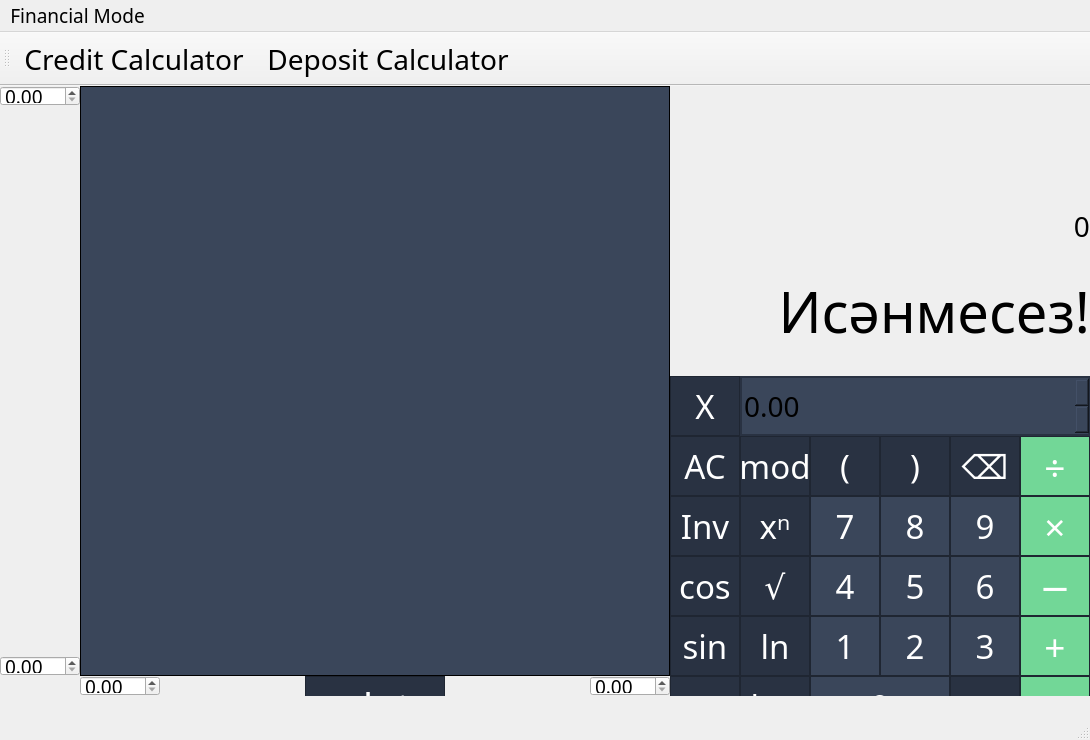
<?xml version="1.0" encoding="UTF-8"?>
<ui version="4.0">
 <class>MainWindow</class>
 <widget class="QMainWindow" name="MainWindow">
  <property name="geometry">
   <rect>
    <x>0</x>
    <y>0</y>
    <width>1090</width>
    <height>740</height>
   </rect>
  </property>
  <property name="sizePolicy">
   <sizepolicy hsizetype="Preferred" vsizetype="Preferred">
    <horstretch>0</horstretch>
    <verstretch>0</verstretch>
   </sizepolicy>
  </property>
  <property name="font">
   <font>
    <family>Arial Rounded MT Bold</family>
    <pointsize>14</pointsize>
   </font>
  </property>
  <property name="windowTitle">
   <string>SmartCalc_v1.0</string>
  </property>
  <property name="styleSheet">
   <string notr="true"/>
  </property>
  <property name="iconSize">
   <size>
    <width>21</width>
    <height>21</height>
   </size>
  </property>
  <widget class="QWidget" name="centralwidget">
   <widget class="QPushButton" name="pushButton_AC">
    <property name="geometry">
     <rect>
      <x>670</x>
      <y>350</y>
      <width>70</width>
      <height>60</height>
     </rect>
    </property>
    <property name="sizePolicy">
     <sizepolicy hsizetype="Minimum" vsizetype="Minimum">
      <horstretch>0</horstretch>
      <verstretch>0</verstretch>
     </sizepolicy>
    </property>
    <property name="font">
     <font>
      <family>Arial Rounded MT Bold</family>
      <pointsize>25</pointsize>
     </font>
    </property>
    <property name="styleSheet">
     <string notr="true">QPushButton {
	border: 1px solid rgb(31, 38, 50);
	background-color: rgb(41, 50, 66);
	color: white;
}

QPushButton:pressed {
	background-color: rgb(32, 39, 53);
}</string>
    </property>
    <property name="text">
     <string>AC</string>
    </property>
   </widget>
   <widget class="QPushButton" name="pushButton_7">
    <property name="geometry">
     <rect>
      <x>810</x>
      <y>410</y>
      <width>70</width>
      <height>60</height>
     </rect>
    </property>
    <property name="sizePolicy">
     <sizepolicy hsizetype="Minimum" vsizetype="Minimum">
      <horstretch>0</horstretch>
      <verstretch>0</verstretch>
     </sizepolicy>
    </property>
    <property name="font">
     <font>
      <family>Arial Rounded MT Bold</family>
      <pointsize>25</pointsize>
     </font>
    </property>
    <property name="styleSheet">
     <string notr="true">QPushButton {
	border: 1px solid rgb(31, 38, 50);
	background-color: rgb(58, 70, 90);
	color: white;
}

QPushButton:pressed {
	background-color: rgb(50, 61, 79)
}</string>
    </property>
    <property name="text">
     <string>7</string>
    </property>
   </widget>
   <widget class="QPushButton" name="pushButton_4">
    <property name="geometry">
     <rect>
      <x>810</x>
      <y>470</y>
      <width>70</width>
      <height>60</height>
     </rect>
    </property>
    <property name="sizePolicy">
     <sizepolicy hsizetype="Minimum" vsizetype="Minimum">
      <horstretch>0</horstretch>
      <verstretch>0</verstretch>
     </sizepolicy>
    </property>
    <property name="font">
     <font>
      <family>Arial Rounded MT Bold</family>
      <pointsize>25</pointsize>
     </font>
    </property>
    <property name="styleSheet">
     <string notr="true">QPushButton {
	border: 1px solid rgb(31, 38, 50);
	background-color: rgb(58, 70, 90);
	color: white;
}

QPushButton:pressed {
	background-color: rgb(50, 61, 79)
}</string>
    </property>
    <property name="text">
     <string>4</string>
    </property>
   </widget>
   <widget class="QPushButton" name="pushButton_1">
    <property name="geometry">
     <rect>
      <x>810</x>
      <y>530</y>
      <width>70</width>
      <height>60</height>
     </rect>
    </property>
    <property name="sizePolicy">
     <sizepolicy hsizetype="Minimum" vsizetype="Minimum">
      <horstretch>0</horstretch>
      <verstretch>0</verstretch>
     </sizepolicy>
    </property>
    <property name="font">
     <font>
      <family>Arial Rounded MT Bold</family>
      <pointsize>25</pointsize>
     </font>
    </property>
    <property name="styleSheet">
     <string notr="true">QPushButton {
	border: 1px solid rgb(31, 38, 50);
	background-color: rgb(58, 70, 90);
	color: white;
}

QPushButton:pressed {
	background-color: rgb(50, 61, 79)
}</string>
    </property>
    <property name="text">
     <string>1</string>
    </property>
   </widget>
   <widget class="QPushButton" name="pushButton_0">
    <property name="geometry">
     <rect>
      <x>810</x>
      <y>590</y>
      <width>140</width>
      <height>60</height>
     </rect>
    </property>
    <property name="sizePolicy">
     <sizepolicy hsizetype="Minimum" vsizetype="Minimum">
      <horstretch>0</horstretch>
      <verstretch>0</verstretch>
     </sizepolicy>
    </property>
    <property name="font">
     <font>
      <family>Arial Rounded MT Bold</family>
      <pointsize>25</pointsize>
     </font>
    </property>
    <property name="styleSheet">
     <string notr="true">QPushButton {
	border: 1px solid rgb(31, 38, 50);
	background-color: rgb(58, 70, 90);
	color: white;
}

QPushButton:pressed {
	background-color: rgb(50, 61, 79)
}</string>
    </property>
    <property name="text">
     <string>0</string>
    </property>
   </widget>
   <widget class="QPushButton" name="pushButton_8">
    <property name="geometry">
     <rect>
      <x>880</x>
      <y>410</y>
      <width>70</width>
      <height>60</height>
     </rect>
    </property>
    <property name="sizePolicy">
     <sizepolicy hsizetype="Minimum" vsizetype="Minimum">
      <horstretch>0</horstretch>
      <verstretch>0</verstretch>
     </sizepolicy>
    </property>
    <property name="font">
     <font>
      <family>Arial Rounded MT Bold</family>
      <pointsize>25</pointsize>
     </font>
    </property>
    <property name="styleSheet">
     <string notr="true">QPushButton {
	border: 1px solid rgb(31, 38, 50);
	background-color: rgb(58, 70, 90);
	color: white;
}

QPushButton:pressed {
	background-color: rgb(50, 61, 79)
}</string>
    </property>
    <property name="text">
     <string>8</string>
    </property>
   </widget>
   <widget class="QPushButton" name="pushButton_5">
    <property name="geometry">
     <rect>
      <x>880</x>
      <y>470</y>
      <width>70</width>
      <height>60</height>
     </rect>
    </property>
    <property name="sizePolicy">
     <sizepolicy hsizetype="Minimum" vsizetype="Minimum">
      <horstretch>0</horstretch>
      <verstretch>0</verstretch>
     </sizepolicy>
    </property>
    <property name="font">
     <font>
      <family>Arial Rounded MT Bold</family>
      <pointsize>25</pointsize>
     </font>
    </property>
    <property name="styleSheet">
     <string notr="true">QPushButton {
	border: 1px solid rgb(31, 38, 50);
	background-color: rgb(58, 70, 90);
	color: white;
}

QPushButton:pressed {
	background-color: rgb(50, 61, 79)
}</string>
    </property>
    <property name="text">
     <string>5</string>
    </property>
   </widget>
   <widget class="QPushButton" name="pushButton_2">
    <property name="geometry">
     <rect>
      <x>880</x>
      <y>530</y>
      <width>70</width>
      <height>60</height>
     </rect>
    </property>
    <property name="sizePolicy">
     <sizepolicy hsizetype="Minimum" vsizetype="Minimum">
      <horstretch>0</horstretch>
      <verstretch>0</verstretch>
     </sizepolicy>
    </property>
    <property name="font">
     <font>
      <family>Arial Rounded MT Bold</family>
      <pointsize>25</pointsize>
     </font>
    </property>
    <property name="styleSheet">
     <string notr="true">QPushButton {
	border: 1px solid rgb(31, 38, 50);
	background-color: rgb(58, 70, 90);
	color: white;
}

QPushButton:pressed {
	background-color: rgb(50, 61, 79)
}</string>
    </property>
    <property name="text">
     <string>2</string>
    </property>
   </widget>
   <widget class="QPushButton" name="pushButton_9">
    <property name="geometry">
     <rect>
      <x>950</x>
      <y>410</y>
      <width>70</width>
      <height>60</height>
     </rect>
    </property>
    <property name="sizePolicy">
     <sizepolicy hsizetype="Minimum" vsizetype="Minimum">
      <horstretch>0</horstretch>
      <verstretch>0</verstretch>
     </sizepolicy>
    </property>
    <property name="font">
     <font>
      <family>Arial Rounded MT Bold</family>
      <pointsize>25</pointsize>
     </font>
    </property>
    <property name="styleSheet">
     <string notr="true">QPushButton {
	border: 1px solid rgb(31, 38, 50);
	background-color: rgb(58, 70, 90);
	color: white;
}

QPushButton:pressed {
	background-color: rgb(50, 61, 79)
}</string>
    </property>
    <property name="text">
     <string>9</string>
    </property>
   </widget>
   <widget class="QPushButton" name="pushButton_6">
    <property name="geometry">
     <rect>
      <x>950</x>
      <y>470</y>
      <width>70</width>
      <height>60</height>
     </rect>
    </property>
    <property name="sizePolicy">
     <sizepolicy hsizetype="Minimum" vsizetype="Minimum">
      <horstretch>0</horstretch>
      <verstretch>0</verstretch>
     </sizepolicy>
    </property>
    <property name="font">
     <font>
      <family>Arial Rounded MT Bold</family>
      <pointsize>25</pointsize>
     </font>
    </property>
    <property name="styleSheet">
     <string notr="true">QPushButton {
	border: 1px solid rgb(31, 38, 50);
	background-color: rgb(58, 70, 90);
	color: white;
}

QPushButton:pressed {
	background-color: rgb(50, 61, 79)
}</string>
    </property>
    <property name="text">
     <string>6</string>
    </property>
   </widget>
   <widget class="QPushButton" name="pushButton_3">
    <property name="geometry">
     <rect>
      <x>950</x>
      <y>530</y>
      <width>70</width>
      <height>60</height>
     </rect>
    </property>
    <property name="sizePolicy">
     <sizepolicy hsizetype="Minimum" vsizetype="Minimum">
      <horstretch>0</horstretch>
      <verstretch>0</verstretch>
     </sizepolicy>
    </property>
    <property name="font">
     <font>
      <family>Arial Rounded MT Bold</family>
      <pointsize>25</pointsize>
     </font>
    </property>
    <property name="styleSheet">
     <string notr="true">QPushButton {
	border: 1px solid rgb(31, 38, 50);
	background-color: rgb(58, 70, 90);
	color: white;
}

QPushButton:pressed {
	background-color: rgb(50, 61, 79)
}</string>
    </property>
    <property name="text">
     <string>3</string>
    </property>
   </widget>
   <widget class="QPushButton" name="pushButton_op_div">
    <property name="geometry">
     <rect>
      <x>1020</x>
      <y>350</y>
      <width>70</width>
      <height>60</height>
     </rect>
    </property>
    <property name="sizePolicy">
     <sizepolicy hsizetype="Minimum" vsizetype="Minimum">
      <horstretch>0</horstretch>
      <verstretch>0</verstretch>
     </sizepolicy>
    </property>
    <property name="font">
     <font>
      <family>Arial Rounded MT Bold</family>
      <pointsize>28</pointsize>
     </font>
    </property>
    <property name="styleSheet">
     <string notr="true">QPushButton {
	border: 1px solid rgb(31, 38, 50);
	background-color:rgb(114, 215, 151);
	color: white;
}

QPushButton:pressed {
	background-color: rgb(104, 196, 138);
}</string>
    </property>
    <property name="text">
     <string>÷</string>
    </property>
   </widget>
   <widget class="QPushButton" name="pushButton_op_mult">
    <property name="geometry">
     <rect>
      <x>1020</x>
      <y>410</y>
      <width>70</width>
      <height>60</height>
     </rect>
    </property>
    <property name="sizePolicy">
     <sizepolicy hsizetype="Minimum" vsizetype="Minimum">
      <horstretch>0</horstretch>
      <verstretch>0</verstretch>
     </sizepolicy>
    </property>
    <property name="font">
     <font>
      <family>Arial Rounded MT Bold</family>
      <pointsize>28</pointsize>
     </font>
    </property>
    <property name="styleSheet">
     <string notr="true">QPushButton {
	border: 1px solid rgb(31, 38, 50);
	background-color:rgb(114, 215, 151);
	color: white;
}

QPushButton:pressed {
	background-color: rgb(104, 196, 138);
}</string>
    </property>
    <property name="text">
     <string>×</string>
    </property>
   </widget>
   <widget class="QPushButton" name="pushButton_op_minus">
    <property name="geometry">
     <rect>
      <x>1020</x>
      <y>470</y>
      <width>70</width>
      <height>60</height>
     </rect>
    </property>
    <property name="sizePolicy">
     <sizepolicy hsizetype="Minimum" vsizetype="Minimum">
      <horstretch>0</horstretch>
      <verstretch>0</verstretch>
     </sizepolicy>
    </property>
    <property name="font">
     <font>
      <family>Arial Rounded MT Bold</family>
      <pointsize>28</pointsize>
     </font>
    </property>
    <property name="styleSheet">
     <string notr="true">QPushButton {
	border: 1px solid rgb(31, 38, 50);
	background-color:rgb(114, 215, 151);
	color: white;
}

QPushButton:pressed {
	background-color: rgb(104, 196, 138);
}</string>
    </property>
    <property name="text">
     <string>−</string>
    </property>
   </widget>
   <widget class="QPushButton" name="pushButton_op_plus">
    <property name="geometry">
     <rect>
      <x>1020</x>
      <y>530</y>
      <width>70</width>
      <height>60</height>
     </rect>
    </property>
    <property name="sizePolicy">
     <sizepolicy hsizetype="Minimum" vsizetype="Minimum">
      <horstretch>0</horstretch>
      <verstretch>0</verstretch>
     </sizepolicy>
    </property>
    <property name="font">
     <font>
      <family>Arial Rounded MT Bold</family>
      <pointsize>28</pointsize>
     </font>
    </property>
    <property name="styleSheet">
     <string notr="true">QPushButton {
	border: 1px solid rgb(31, 38, 50);
	background-color:rgb(114, 215, 151);
	color: white;
}

QPushButton:pressed {
	background-color: rgb(104, 196, 138);
}</string>
    </property>
    <property name="text">
     <string>+</string>
    </property>
   </widget>
   <widget class="QPushButton" name="pushButton_dot">
    <property name="geometry">
     <rect>
      <x>950</x>
      <y>590</y>
      <width>70</width>
      <height>60</height>
     </rect>
    </property>
    <property name="sizePolicy">
     <sizepolicy hsizetype="Minimum" vsizetype="Minimum">
      <horstretch>0</horstretch>
      <verstretch>0</verstretch>
     </sizepolicy>
    </property>
    <property name="font">
     <font>
      <family>Arial Rounded MT Bold</family>
      <pointsize>25</pointsize>
     </font>
    </property>
    <property name="styleSheet">
     <string notr="true">QPushButton {
	border: 1px solid rgb(31, 38, 50);
	background-color: rgb(41, 50, 66);
	color: white;
}

QPushButton:pressed {
	background-color: rgb(32, 39, 53);
}</string>
    </property>
    <property name="text">
     <string>.</string>
    </property>
    <property name="checkable">
     <bool>true</bool>
    </property>
    <property name="checked">
     <bool>false</bool>
    </property>
   </widget>
   <widget class="QPushButton" name="pushButton_calc">
    <property name="geometry">
     <rect>
      <x>1020</x>
      <y>590</y>
      <width>70</width>
      <height>60</height>
     </rect>
    </property>
    <property name="font">
     <font>
      <family>Arial Rounded MT Bold</family>
      <pointsize>28</pointsize>
      <italic>false</italic>
      <bold>false</bold>
      <underline>false</underline>
      <kerning>true</kerning>
     </font>
    </property>
    <property name="mouseTracking">
     <bool>false</bool>
    </property>
    <property name="styleSheet">
     <string notr="true">QPushButton {
	border: 1px solid rgb(31, 38, 50);
	background-color:rgb(114, 215, 151);
	color: white;
}

QPushButton:pressed {
	background-color: rgb(104, 196, 138);
}</string>
    </property>
    <property name="text">
     <string extracomment="Calculate">=</string>
    </property>
    <property name="iconSize">
     <size>
      <width>1</width>
      <height>1</height>
     </size>
    </property>
    <property name="checkable">
     <bool>false</bool>
    </property>
    <property name="checked">
     <bool>false</bool>
    </property>
   </widget>
   <widget class="QPushButton" name="pushButton_open_bracket">
    <property name="geometry">
     <rect>
      <x>810</x>
      <y>350</y>
      <width>70</width>
      <height>60</height>
     </rect>
    </property>
    <property name="sizePolicy">
     <sizepolicy hsizetype="Minimum" vsizetype="Minimum">
      <horstretch>0</horstretch>
      <verstretch>0</verstretch>
     </sizepolicy>
    </property>
    <property name="font">
     <font>
      <family>Arial Rounded MT Bold</family>
      <pointsize>25</pointsize>
     </font>
    </property>
    <property name="styleSheet">
     <string notr="true">QPushButton {
	border: 1px solid rgb(31, 38, 50);
	background-color: rgb(41, 50, 66);
	color: white;
}

QPushButton:pressed {
	background-color: rgb(32, 39, 53);
}</string>
    </property>
    <property name="text">
     <string>(</string>
    </property>
   </widget>
   <widget class="QPushButton" name="pushButton_close_bracket">
    <property name="geometry">
     <rect>
      <x>880</x>
      <y>350</y>
      <width>70</width>
      <height>60</height>
     </rect>
    </property>
    <property name="sizePolicy">
     <sizepolicy hsizetype="Minimum" vsizetype="Minimum">
      <horstretch>0</horstretch>
      <verstretch>0</verstretch>
     </sizepolicy>
    </property>
    <property name="font">
     <font>
      <family>Arial Rounded MT Bold</family>
      <pointsize>25</pointsize>
     </font>
    </property>
    <property name="styleSheet">
     <string notr="true">QPushButton {
	border: 1px solid rgb(31, 38, 50);
	background-color: rgb(41, 50, 66);
	color: white;
}

QPushButton:pressed {
	background-color: rgb(32, 39, 53);
}</string>
    </property>
    <property name="text">
     <string>)</string>
    </property>
   </widget>
   <widget class="QLabel" name="label_input">
    <property name="geometry">
     <rect>
      <x>670</x>
      <y>0</y>
      <width>420</width>
      <height>160</height>
     </rect>
    </property>
    <property name="sizePolicy">
     <sizepolicy hsizetype="Preferred" vsizetype="Preferred">
      <horstretch>0</horstretch>
      <verstretch>0</verstretch>
     </sizepolicy>
    </property>
    <property name="font">
     <font>
      <family>Arial Rounded MT Bold</family>
      <pointsize>21</pointsize>
     </font>
    </property>
    <property name="styleSheet">
     <string notr="true">QLabel {
	border: disable;
}</string>
    </property>
    <property name="frameShape">
     <enum>QFrame::StyledPanel</enum>
    </property>
    <property name="text">
     <string>0</string>
    </property>
    <property name="alignment">
     <set>Qt::AlignBottom|Qt::AlignRight|Qt::AlignTrailing</set>
    </property>
    <property name="wordWrap">
     <bool>true</bool>
    </property>
    <property name="margin">
     <number>11</number>
    </property>
    <property name="indent">
     <number>-1</number>
    </property>
   </widget>
   <widget class="QDoubleSpinBox" name="doubleSpinBox_var">
    <property name="enabled">
     <bool>true</bool>
    </property>
    <property name="geometry">
     <rect>
      <x>740</x>
      <y>290</y>
      <width>350</width>
      <height>60</height>
     </rect>
    </property>
    <property name="font">
     <font>
      <family>Arial Rounded MT Bold</family>
      <pointsize>21</pointsize>
     </font>
    </property>
    <property name="mouseTracking">
     <bool>false</bool>
    </property>
    <property name="styleSheet">
     <string notr="true">QDoubleSpinBox {
	border : 2px solid rgb(41, 50, 66);
	background : rgb(58, 70, 90);
}</string>
    </property>
    <property name="singleStep">
     <double>0.100000000000000</double>
    </property>
   </widget>
   <widget class="QPushButton" name="pushButton_delete_prev">
    <property name="geometry">
     <rect>
      <x>950</x>
      <y>350</y>
      <width>70</width>
      <height>60</height>
     </rect>
    </property>
    <property name="sizePolicy">
     <sizepolicy hsizetype="Minimum" vsizetype="Minimum">
      <horstretch>0</horstretch>
      <verstretch>0</verstretch>
     </sizepolicy>
    </property>
    <property name="font">
     <font>
      <family>Arial Rounded MT Bold</family>
      <pointsize>25</pointsize>
     </font>
    </property>
    <property name="styleSheet">
     <string notr="true">QPushButton {
	border: 1px solid rgb(31, 38, 50);
	background-color: rgb(41, 50, 66);
	color: white;
}

QPushButton:pressed {
	background-color: rgb(32, 39, 53);
}</string>
    </property>
    <property name="text">
     <string>⌫</string>
    </property>
   </widget>
   <widget class="QPushButton" name="pushButton_mfunc_sqrt">
    <property name="geometry">
     <rect>
      <x>740</x>
      <y>470</y>
      <width>70</width>
      <height>60</height>
     </rect>
    </property>
    <property name="sizePolicy">
     <sizepolicy hsizetype="Minimum" vsizetype="Minimum">
      <horstretch>0</horstretch>
      <verstretch>0</verstretch>
     </sizepolicy>
    </property>
    <property name="font">
     <font>
      <family>Arial Rounded MT Bold</family>
      <pointsize>25</pointsize>
     </font>
    </property>
    <property name="styleSheet">
     <string notr="true">QPushButton {
	border: 1px solid rgb(31, 38, 50);
	background-color: rgb(41, 50, 66);
	color: white;
}

QPushButton:pressed {
	background-color: rgb(32, 39, 53);
}</string>
    </property>
    <property name="text">
     <string>√</string>
    </property>
   </widget>
   <widget class="QPushButton" name="pushButton_mfunc_cos">
    <property name="geometry">
     <rect>
      <x>670</x>
      <y>470</y>
      <width>70</width>
      <height>60</height>
     </rect>
    </property>
    <property name="sizePolicy">
     <sizepolicy hsizetype="Minimum" vsizetype="Minimum">
      <horstretch>0</horstretch>
      <verstretch>0</verstretch>
     </sizepolicy>
    </property>
    <property name="font">
     <font>
      <family>Arial Rounded MT Bold</family>
      <pointsize>25</pointsize>
     </font>
    </property>
    <property name="styleSheet">
     <string notr="true">QPushButton {
	border: 1px solid rgb(31, 38, 50);
	background-color: rgb(41, 50, 66);
	color: white;
}

QPushButton:pressed {
	background-color: rgb(32, 39, 53);
}</string>
    </property>
    <property name="text">
     <string>cos</string>
    </property>
   </widget>
   <widget class="QPushButton" name="pushButton_mfunc_sin">
    <property name="geometry">
     <rect>
      <x>670</x>
      <y>530</y>
      <width>70</width>
      <height>60</height>
     </rect>
    </property>
    <property name="sizePolicy">
     <sizepolicy hsizetype="Minimum" vsizetype="Minimum">
      <horstretch>0</horstretch>
      <verstretch>0</verstretch>
     </sizepolicy>
    </property>
    <property name="font">
     <font>
      <family>Arial Rounded MT Bold</family>
      <pointsize>25</pointsize>
     </font>
    </property>
    <property name="styleSheet">
     <string notr="true">QPushButton {
	border: 1px solid rgb(31, 38, 50);
	background-color: rgb(41, 50, 66);
	color: white;
}

QPushButton:pressed {
	background-color: rgb(32, 39, 53);
}</string>
    </property>
    <property name="text">
     <string>sin</string>
    </property>
   </widget>
   <widget class="QPushButton" name="pushButton_mfunc_tan">
    <property name="geometry">
     <rect>
      <x>670</x>
      <y>590</y>
      <width>70</width>
      <height>60</height>
     </rect>
    </property>
    <property name="sizePolicy">
     <sizepolicy hsizetype="Minimum" vsizetype="Minimum">
      <horstretch>0</horstretch>
      <verstretch>0</verstretch>
     </sizepolicy>
    </property>
    <property name="font">
     <font>
      <family>Arial Rounded MT Bold</family>
      <pointsize>25</pointsize>
     </font>
    </property>
    <property name="styleSheet">
     <string notr="true">QPushButton {
	border: 1px solid rgb(31, 38, 50);
	background-color: rgb(41, 50, 66);
	color: white;
}

QPushButton:pressed {
	background-color: rgb(32, 39, 53);
}</string>
    </property>
    <property name="text">
     <string>tan</string>
    </property>
   </widget>
   <widget class="QPushButton" name="pushButton_mfunc_ln">
    <property name="geometry">
     <rect>
      <x>740</x>
      <y>530</y>
      <width>70</width>
      <height>60</height>
     </rect>
    </property>
    <property name="sizePolicy">
     <sizepolicy hsizetype="Minimum" vsizetype="Minimum">
      <horstretch>0</horstretch>
      <verstretch>0</verstretch>
     </sizepolicy>
    </property>
    <property name="font">
     <font>
      <family>Arial Rounded MT Bold</family>
      <pointsize>25</pointsize>
     </font>
    </property>
    <property name="styleSheet">
     <string notr="true">QPushButton {
	border: 1px solid rgb(31, 38, 50);
	background-color: rgb(41, 50, 66);
	color: white;
}

QPushButton:pressed {
	background-color: rgb(32, 39, 53);
}</string>
    </property>
    <property name="text">
     <string>ln</string>
    </property>
   </widget>
   <widget class="QPushButton" name="pushButton_mfunc_log">
    <property name="geometry">
     <rect>
      <x>740</x>
      <y>590</y>
      <width>70</width>
      <height>60</height>
     </rect>
    </property>
    <property name="sizePolicy">
     <sizepolicy hsizetype="Minimum" vsizetype="Minimum">
      <horstretch>0</horstretch>
      <verstretch>0</verstretch>
     </sizepolicy>
    </property>
    <property name="font">
     <font>
      <family>Arial Rounded MT Bold</family>
      <pointsize>25</pointsize>
     </font>
    </property>
    <property name="styleSheet">
     <string notr="true">QPushButton {
	border: 1px solid rgb(31, 38, 50);
	background-color: rgb(41, 50, 66);
	color: white;
}

QPushButton:pressed {
	background-color: rgb(32, 39, 53);
}</string>
    </property>
    <property name="text">
     <string>log</string>
    </property>
   </widget>
   <widget class="QPushButton" name="pushButton_op_pow">
    <property name="geometry">
     <rect>
      <x>740</x>
      <y>410</y>
      <width>70</width>
      <height>60</height>
     </rect>
    </property>
    <property name="sizePolicy">
     <sizepolicy hsizetype="Minimum" vsizetype="Minimum">
      <horstretch>0</horstretch>
      <verstretch>0</verstretch>
     </sizepolicy>
    </property>
    <property name="font">
     <font>
      <family>Arial Rounded MT Bold</family>
      <pointsize>25</pointsize>
     </font>
    </property>
    <property name="styleSheet">
     <string notr="true">QPushButton {
	border: 1px solid rgb(31, 38, 50);
	background-color: rgb(41, 50, 66);
	color: white;
}

QPushButton:pressed {
	background-color: rgb(32, 39, 53);
}</string>
    </property>
    <property name="text">
     <string>xⁿ</string>
    </property>
   </widget>
   <widget class="QPushButton" name="pushButton_var">
    <property name="geometry">
     <rect>
      <x>670</x>
      <y>290</y>
      <width>70</width>
      <height>60</height>
     </rect>
    </property>
    <property name="sizePolicy">
     <sizepolicy hsizetype="Minimum" vsizetype="Minimum">
      <horstretch>0</horstretch>
      <verstretch>0</verstretch>
     </sizepolicy>
    </property>
    <property name="font">
     <font>
      <family>Arial Rounded MT Bold</family>
      <pointsize>25</pointsize>
     </font>
    </property>
    <property name="styleSheet">
     <string notr="true">QPushButton {
	border: 1px solid rgb(31, 38, 50);
	background-color: rgb(41, 50, 66);
	color: white;
}

QPushButton:pressed {
	background-color: rgb(32, 39, 53);
}</string>
    </property>
    <property name="text">
     <string>X</string>
    </property>
   </widget>
   <widget class="QPushButton" name="pushButton_mfunc_inv">
    <property name="geometry">
     <rect>
      <x>670</x>
      <y>410</y>
      <width>70</width>
      <height>60</height>
     </rect>
    </property>
    <property name="sizePolicy">
     <sizepolicy hsizetype="Minimum" vsizetype="Minimum">
      <horstretch>0</horstretch>
      <verstretch>0</verstretch>
     </sizepolicy>
    </property>
    <property name="font">
     <font>
      <family>Arial Rounded MT Bold</family>
      <pointsize>25</pointsize>
     </font>
    </property>
    <property name="styleSheet">
     <string notr="true">QPushButton {
	border: 1px solid rgb(31, 38, 50);
	background-color: rgb(41, 50, 66);
	color: white;
}

QPushButton:checked {
	background-color: rgb(32, 39, 53);
}</string>
    </property>
    <property name="text">
     <string>Inv</string>
    </property>
   </widget>
   <widget class="QPushButton" name="pushButton_op_mod">
    <property name="geometry">
     <rect>
      <x>740</x>
      <y>350</y>
      <width>70</width>
      <height>60</height>
     </rect>
    </property>
    <property name="sizePolicy">
     <sizepolicy hsizetype="Minimum" vsizetype="Minimum">
      <horstretch>0</horstretch>
      <verstretch>0</verstretch>
     </sizepolicy>
    </property>
    <property name="font">
     <font>
      <family>Arial Rounded MT Bold</family>
      <pointsize>25</pointsize>
     </font>
    </property>
    <property name="styleSheet">
     <string notr="true">QPushButton {
	border: 1px solid rgb(31, 38, 50);
	background-color: rgb(41, 50, 66);
	color: white;
}

QPushButton:pressed {
	background-color: rgb(32, 39, 53);
}</string>
    </property>
    <property name="text">
     <string>mod</string>
    </property>
   </widget>
   <widget class="QCustomPlot" name="expression_graph" native="true">
    <property name="geometry">
     <rect>
      <x>80</x>
      <y>0</y>
      <width>590</width>
      <height>590</height>
     </rect>
    </property>
    <property name="styleSheet">
     <string notr="true">QWidget {
	border: 1px solid black;	
	background-color: rgb(58, 70, 90);
}</string>
    </property>
   </widget>
   <widget class="QPushButton" name="pushButton_print_graph">
    <property name="geometry">
     <rect>
      <x>305</x>
      <y>590</y>
      <width>140</width>
      <height>60</height>
     </rect>
    </property>
    <property name="sizePolicy">
     <sizepolicy hsizetype="Minimum" vsizetype="Minimum">
      <horstretch>0</horstretch>
      <verstretch>0</verstretch>
     </sizepolicy>
    </property>
    <property name="font">
     <font>
      <family>Arial Rounded MT Bold</family>
      <pointsize>29</pointsize>
     </font>
    </property>
    <property name="styleSheet">
     <string notr="true">QPushButton {
	border: 1px solid rgb(31, 38, 50);
	background-color: rgb(41, 50, 66);
	color: white;
}

QPushButton:pressed {
	background-color: rgb(32, 39, 53);
}</string>
    </property>
    <property name="text">
     <string>plot</string>
    </property>
    <property name="checkable">
     <bool>true</bool>
    </property>
    <property name="checked">
     <bool>false</bool>
    </property>
   </widget>
   <widget class="QDoubleSpinBox" name="doubleSpinBox_xmin">
    <property name="geometry">
     <rect>
      <x>80</x>
      <y>590</y>
      <width>80</width>
      <height>20</height>
     </rect>
    </property>
   </widget>
   <widget class="QDoubleSpinBox" name="doubleSpinBox_xmax">
    <property name="geometry">
     <rect>
      <x>590</x>
      <y>590</y>
      <width>80</width>
      <height>20</height>
     </rect>
    </property>
   </widget>
   <widget class="QDoubleSpinBox" name="doubleSpinBox_ymin">
    <property name="geometry">
     <rect>
      <x>0</x>
      <y>570</y>
      <width>80</width>
      <height>20</height>
     </rect>
    </property>
   </widget>
   <widget class="QDoubleSpinBox" name="doubleSpinBox_ymax">
    <property name="geometry">
     <rect>
      <x>0</x>
      <y>0</y>
      <width>80</width>
      <height>20</height>
     </rect>
    </property>
   </widget>
   <widget class="QLabel" name="label_output">
    <property name="geometry">
     <rect>
      <x>670</x>
      <y>160</y>
      <width>420</width>
      <height>130</height>
     </rect>
    </property>
    <property name="sizePolicy">
     <sizepolicy hsizetype="Preferred" vsizetype="Preferred">
      <horstretch>0</horstretch>
      <verstretch>11</verstretch>
     </sizepolicy>
    </property>
    <property name="font">
     <font>
      <family>Arial Rounded MT Bold</family>
      <pointsize>42</pointsize>
     </font>
    </property>
    <property name="styleSheet">
     <string notr="true">QLabel {
	border: disable;
}</string>
    </property>
    <property name="frameShape">
     <enum>QFrame::StyledPanel</enum>
    </property>
    <property name="frameShadow">
     <enum>QFrame::Plain</enum>
    </property>
    <property name="lineWidth">
     <number>0</number>
    </property>
    <property name="text">
     <string>Исәнмесез!</string>
    </property>
    <property name="textFormat">
     <enum>Qt::AutoText</enum>
    </property>
    <property name="alignment">
     <set>Qt::AlignRight|Qt::AlignTrailing|Qt::AlignVCenter</set>
    </property>
    <property name="wordWrap">
     <bool>true</bool>
    </property>
    <property name="margin">
     <number>11</number>
    </property>
   </widget>
  </widget>
  <widget class="QMenuBar" name="menuBar">
   <property name="geometry">
    <rect>
     <x>0</x>
     <y>0</y>
     <width>1090</width>
     <height>24</height>
    </rect>
   </property>
   <widget class="QMenu" name="menuCalcMode">
    <property name="title">
     <string>Financial Mode</string>
    </property>
    <addaction name="action_credit_calculator"/>
    <addaction name="action_deposit_calculator"/>
   </widget>
   <addaction name="menuCalcMode"/>
  </widget>
  <widget class="QToolBar" name="toolBar">
   <property name="font">
    <font>
     <family>.AppleSystemUIFont</family>
     <pointsize>21</pointsize>
    </font>
   </property>
   <property name="windowTitle">
    <string>toolBar</string>
   </property>
   <attribute name="toolBarArea">
    <enum>TopToolBarArea</enum>
   </attribute>
   <attribute name="toolBarBreak">
    <bool>false</bool>
   </attribute>
   <addaction name="action_credit_calculator"/>
   <addaction name="action_deposit_calculator"/>
  </widget>
  <widget class="QStatusBar" name="statusBar">
   <property name="font">
    <font>
     <family>Arial Rounded MT Bold</family>
     <pointsize>21</pointsize>
    </font>
   </property>
  </widget>
  <action name="action_credit_calculator">
   <property name="text">
    <string>Credit Calculator</string>
   </property>
   <property name="toolTip">
    <string>Credit Calculator</string>
   </property>
   <property name="font">
    <font>
     <family>Arial Rounded MT Bold</family>
     <pointsize>21</pointsize>
    </font>
   </property>
  </action>
  <action name="action_deposit_calculator">
   <property name="text">
    <string>Deposit Calculator</string>
   </property>
   <property name="toolTip">
    <string>Deposit Calculator</string>
   </property>
   <property name="font">
    <font>
     <family>Arial Rounded MT Bold</family>
     <pointsize>21</pointsize>
    </font>
   </property>
  </action>
 </widget>
 <customwidgets>
  <customwidget>
   <class>QCustomPlot</class>
   <extends>QWidget</extends>
   <header>qcustomplot.h</header>
   <container>1</container>
  </customwidget>
 </customwidgets>
 <resources/>
 <connections/>
</ui>
